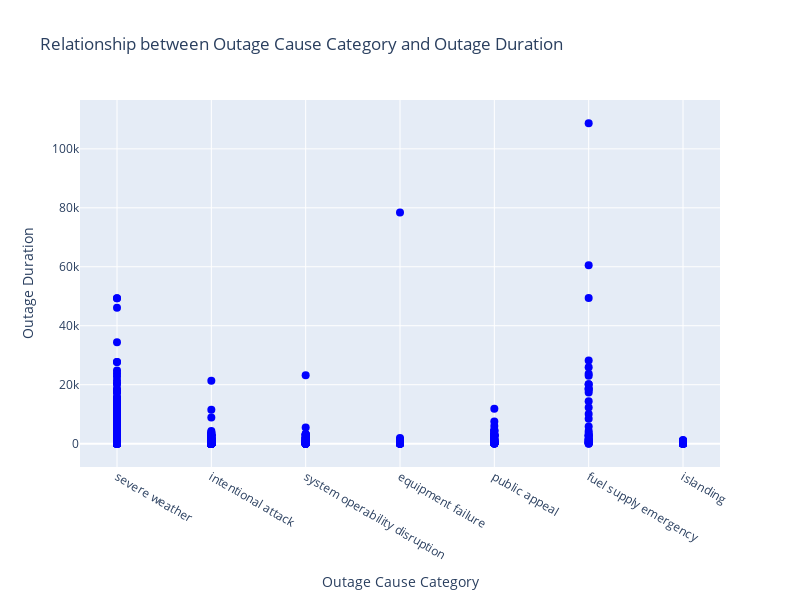

The cell this chart's notebook holds for it:
### Markdown cell above
## Analysis 3) Outage Cause Category vs Outage Duration

### Code cell
df3 = df_interest[['CAUSE.CATEGORY', 'OUTAGE.DURATION']]
average_outage_duration = df3.groupby('CAUSE.CATEGORY')['OUTAGE.DURATION'].median().sort_values(ascending=False)
print(f"AVG.DURATION by CAUSE.CATEGORY: {average_outage_duration}")
labels = {'title': 'Relationship between Outage Cause Category and Outage Duration',
         'xtitle': 'Outage Cause Category',
         'ytitle': 'Outage Duration'}
f3 = gen_uni_scatter(df3['CAUSE.CATEGORY'], df3['OUTAGE.DURATION'], labels)
f3.show()

### Figure 1 — Plotly figure (JSON) as saved in the notebook; plotly's stock layout.template omitted (floating-point values rounded to 4 significant figures; data arrays with more than 128 entries replaced by an {"elided": "..."} marker saying what was removed)
{"data": [{"marker": {"color": "blue", "size": 8}, "mode": "markers", "name": "Power Outages", "type": "scatter", "x": {"elided": "1534 str values"}, "y": {"elided": "1534 int values"}}], "layout": {"height": 600, "title": {"text": "Relationship between Outage Cause Category and Outage Duration"}, "width": 800, "xaxis": {"autorange": true, "dtick": 1, "range": [-0.3922, 6.392], "title": {"text": "Outage Cause Category"}, "type": "category"}, "yaxis": {"autorange": true, "range": [-7953.0, 116600.0], "title": {"text": "Outage Duration"}, "type": "linear"}}}
